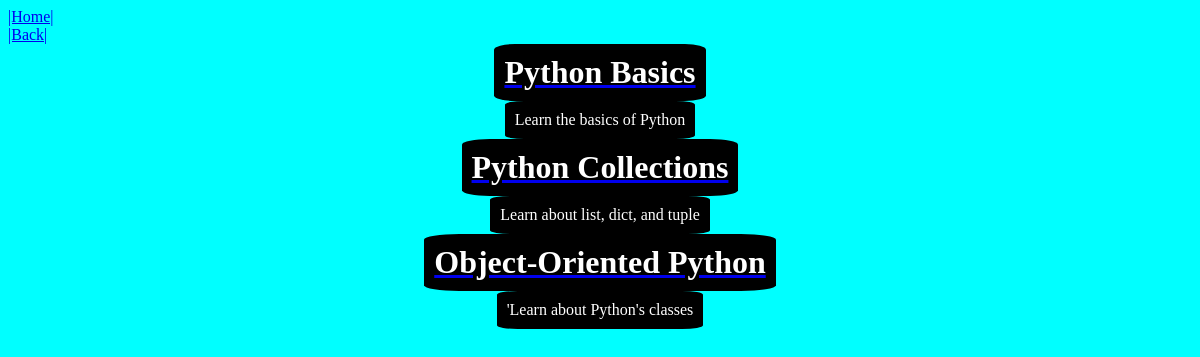
Page /courses/ on the earlier database version.
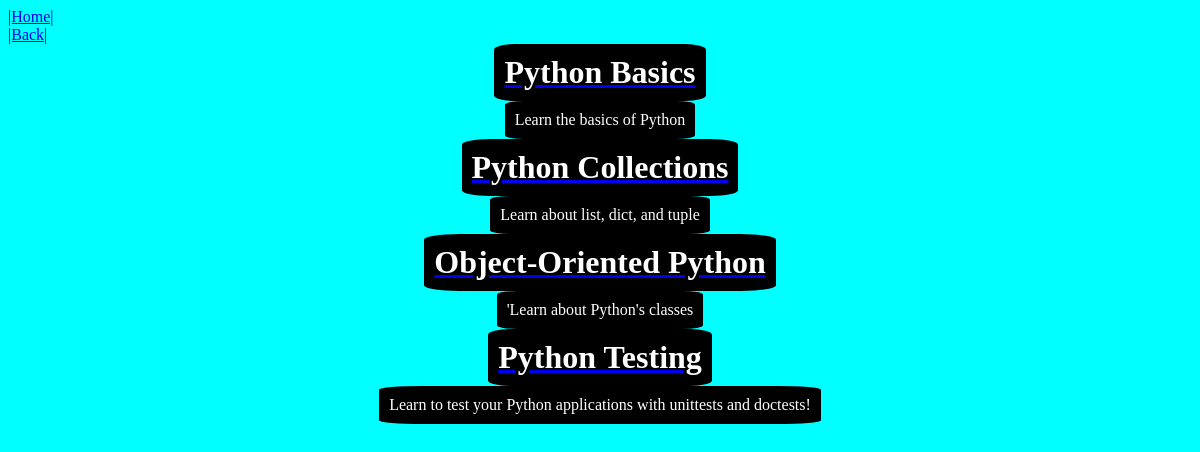
Same page on the later database version.
### courses/models.py (models this page shows, shortened)
class Course(models.Model):
    created_at = models.DateTimeField(auto_now_add=True)
    title = models.CharField(max_length=255)
    description = models.TextField()

### courses/views.py (the view)
def course_list(request):
    courses = Course.objects.all()
    return render(request, 'courses/course_list.html', {'courses':courses})

### courses/templates/courses/course_list.html (shortened to what this page needs)
{% extends 'layout.html' %}
{% block content %}
<a href='/'>|Back|</a>
{% for course in courses %}
<center><a href='/courses/{{ course.pk }}'><h1 class='title'>{{course.title}}</h1></a></center>
<center><p class='content'>{{course.description}}</p></center>
{% endfor %}
{% endblock %}

Differences in the rows shown:
added Course: title "Python Testing", description "Learn to test your Python applications with unittests and doctests!"
